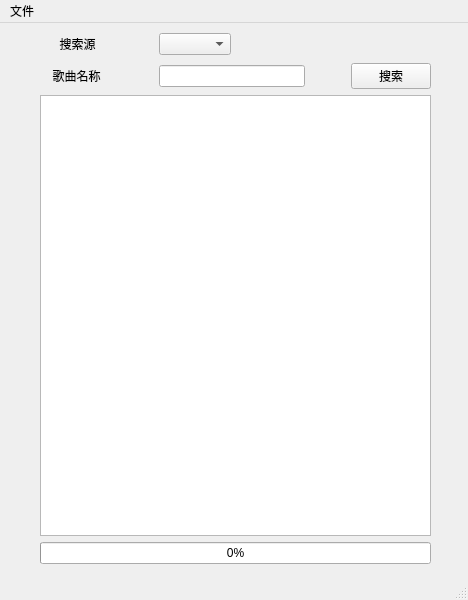
<?xml version="1.0" encoding="UTF-8"?>
<ui version="4.0">
 <class>MainWindow</class>
 <widget class="QMainWindow" name="MainWindow">
  <property name="geometry">
   <rect>
    <x>0</x>
    <y>0</y>
    <width>468</width>
    <height>600</height>
   </rect>
  </property>
  <property name="windowTitle">
   <string>音乐下载器</string>
  </property>
  <widget class="QWidget" name="centralwidget">
   <widget class="QWidget" name="layoutWidget">
    <property name="geometry">
     <rect>
      <x>40</x>
      <y>40</y>
      <width>391</width>
      <height>501</height>
     </rect>
    </property>
    <layout class="QVBoxLayout" name="verticalLayout">
     <item>
      <layout class="QHBoxLayout" name="horizontalLayout">
       <item>
        <widget class="QLabel" name="label">
         <property name="sizePolicy">
          <sizepolicy hsizetype="Preferred" vsizetype="Preferred">
           <horstretch>1</horstretch>
           <verstretch>0</verstretch>
          </sizepolicy>
         </property>
         <property name="text">
          <string>歌曲名称</string>
         </property>
         <property name="alignment">
          <set>Qt::AlignCenter</set>
         </property>
        </widget>
       </item>
       <item>
        <spacer name="horizontalSpacer_2">
         <property name="orientation">
          <enum>Qt::Horizontal</enum>
         </property>
         <property name="sizeHint" stdset="0">
          <size>
           <width>40</width>
           <height>20</height>
          </size>
         </property>
        </spacer>
       </item>
       <item>
        <widget class="QLineEdit" name="musicEdit">
         <property name="sizePolicy">
          <sizepolicy hsizetype="Expanding" vsizetype="Fixed">
           <horstretch>2</horstretch>
           <verstretch>0</verstretch>
          </sizepolicy>
         </property>
         <property name="text">
          <string/>
         </property>
        </widget>
       </item>
       <item>
        <spacer name="horizontalSpacer">
         <property name="orientation">
          <enum>Qt::Horizontal</enum>
         </property>
         <property name="sizeHint" stdset="0">
          <size>
           <width>40</width>
           <height>20</height>
          </size>
         </property>
        </spacer>
       </item>
       <item>
        <widget class="QPushButton" name="searchBtn">
         <property name="sizePolicy">
          <sizepolicy hsizetype="Minimum" vsizetype="Fixed">
           <horstretch>1</horstretch>
           <verstretch>0</verstretch>
          </sizepolicy>
         </property>
         <property name="text">
          <string>搜索</string>
         </property>
        </widget>
       </item>
      </layout>
     </item>
     <item>
      <widget class="QListView" name="musicListView"/>
     </item>
     <item>
      <widget class="QProgressBar" name="progressBar">
       <property name="value">
        <number>0</number>
       </property>
       <property name="alignment">
        <set>Qt::AlignCenter</set>
       </property>
       <property name="textVisible">
        <bool>true</bool>
       </property>
       <property name="textDirection">
        <enum>QProgressBar::TopToBottom</enum>
       </property>
      </widget>
     </item>
    </layout>
   </widget>
   <widget class="QWidget" name="">
    <property name="geometry">
     <rect>
      <x>40</x>
      <y>10</y>
      <width>191</width>
      <height>22</height>
     </rect>
    </property>
    <layout class="QHBoxLayout" name="horizontalLayout_2" stretch="2,1,1">
     <item>
      <widget class="QLabel" name="label_2">
       <property name="font">
        <font>
         <family>Adobe Arabic</family>
         <pointsize>9</pointsize>
        </font>
       </property>
       <property name="text">
        <string>搜索源</string>
       </property>
       <property name="alignment">
        <set>Qt::AlignCenter</set>
       </property>
      </widget>
     </item>
     <item>
      <spacer name="horizontalSpacer_3">
       <property name="orientation">
        <enum>Qt::Horizontal</enum>
       </property>
       <property name="sizeHint" stdset="0">
        <size>
         <width>40</width>
         <height>20</height>
        </size>
       </property>
      </spacer>
     </item>
     <item>
      <widget class="QComboBox" name="sourceBox"/>
     </item>
    </layout>
   </widget>
  </widget>
  <widget class="QMenuBar" name="menubar">
   <property name="geometry">
    <rect>
     <x>0</x>
     <y>0</y>
     <width>468</width>
     <height>23</height>
    </rect>
   </property>
   <widget class="QMenu" name="menu">
    <property name="title">
     <string>文件</string>
    </property>
    <addaction name="selectFolder"/>
   </widget>
   <addaction name="menu"/>
  </widget>
  <widget class="QStatusBar" name="statusbar"/>
  <action name="selectFolder">
   <property name="text">
    <string>保存文件夹</string>
   </property>
  </action>
 </widget>
 <resources/>
 <connections/>
</ui>
